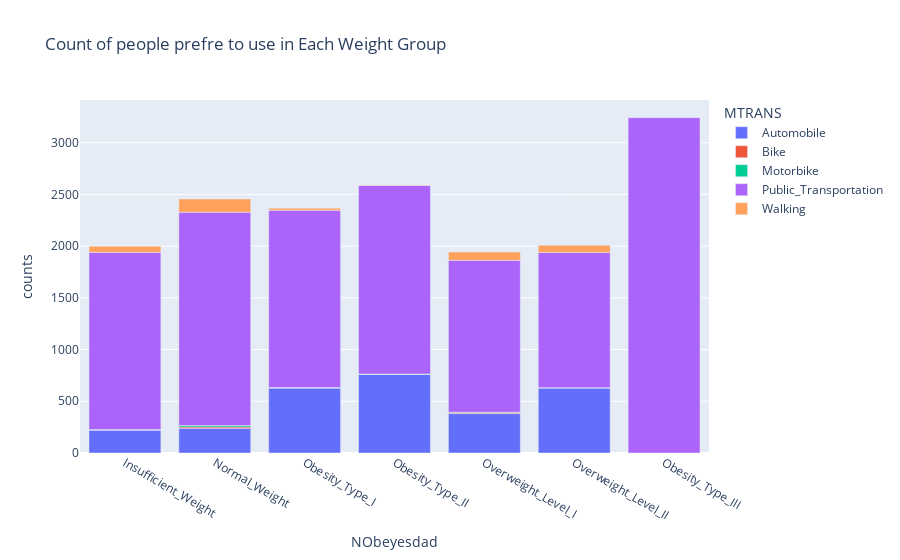

Notebook code for this chart:
### Code cell
fig = px.bar(grouped_counts, x='NObeyesdad', y='counts', color='MTRANS',
             title='Count of people prefre to use in Each Weight Group')
fig.show()

### Figure 1 — Plotly figure (JSON) as saved in the notebook; plotly's stock layout.template omitted (floating-point values rounded to 4 significant figures)
{"data": [{"alignmentgroup": "True", "hovertemplate": "MTRANS=Automobile<br>NObeyesdad=%{x}<br>counts=%{y}<extra></extra>", "legendgroup": "Automobile", "marker": {"color": "#636efa", "pattern": {"shape": ""}}, "name": "Automobile", "offsetgroup": "Automobile", "orientation": "v", "showlegend": true, "textposition": "auto", "type": "bar", "x": ["Insufficient_Weight", "Normal_Weight", "Obesity_Type_I", "Obesity_Type_II", "Overweight_Level_I", "Overweight_Level_II"], "xaxis": "x", "y": [222, 239, 629, 759, 381, 629], "yaxis": "y"}, {"alignmentgroup": "True", "hovertemplate": "MTRANS=Bike<br>NObeyesdad=%{x}<br>counts=%{y}<extra></extra>", "legendgroup": "Bike", "marker": {"color": "#EF553B", "pattern": {"shape": ""}}, "name": "Bike", "offsetgroup": "Bike", "orientation": "v", "showlegend": true, "textposition": "auto", "type": "bar", "x": ["Insufficient_Weight", "Normal_Weight", "Obesity_Type_I", "Obesity_Type_II", "Overweight_Level_I", "Overweight_Level_II"], "xaxis": "x", "y": [1, 13, 1, 1, 9, 2], "yaxis": "y"}, {"alignmentgroup": "True", "hovertemplate": "MTRANS=Motorbike<br>NObeyesdad=%{x}<br>counts=%{y}<extra></extra>", "legendgroup": "Motorbike", "marker": {"color": "#00cc96", "pattern": {"shape": ""}}, "name": "Motorbike", "offsetgroup": "Motorbike", "orientation": "v", "showlegend": true, "textposition": "auto", "type": "bar", "x": ["Insufficient_Weight", "Normal_Weight", "Obesity_Type_I", "Obesity_Type_II", "Overweight_Level_I", "Overweight_Level_II"], "xaxis": "x", "y": [4, 14, 3, 3, 5, 1], "yaxis": "y"}, {"alignmentgroup": "True", "hovertemplate": "MTRANS=Public_Transportation<br>NObeyesdad=%{x}<br>counts=%{y}<extra></extra>", "legendgroup": "Public_Transportation", "marker": {"color": "#ab63fa", "pattern": {"shape": ""}}, "name": "Public_Transportation", "offsetgroup": "Public_Transportation", "orientation": "v", "showlegend": true, "textposition": "auto", "type": "bar", "x": ["Insufficient_Weight", "Normal_Weight", "Obesity_Type_I", "Obesity_Type_II", "Obesity_Type_III", "Overweight_Level_I", "Overweight_Level_II"], "xaxis": "x", "y": [1713, 2062, 1713, 1823, 3242, 1468, 1307], "yaxis": "y"}, {"alignmentgroup": "True", "hovertemplate": "MTRANS=Walking<br>NObeyesdad=%{x}<br>counts=%{y}<extra></extra>", "legendgroup": "Walking", "marker": {"color": "#FFA15A", "pattern": {"shape": ""}}, "name": "Walking", "offsetgroup": "Walking", "orientation": "v", "showlegend": true, "textposition": "auto", "type": "bar", "x": ["Insufficient_Weight", "Normal_Weight", "Obesity_Type_I", "Obesity_Type_II", "Overweight_Level_I", "Overweight_Level_II"], "xaxis": "x", "y": [59, 128, 21, 5, 80, 69], "yaxis": "y"}], "layout": {"barmode": "relative", "legend": {"title": {"text": "MTRANS"}, "tracegroupgap": 0}, "title": {"text": "Count of people prefre to use in Each Weight Group"}, "xaxis": {"anchor": "y", "domain": [0, 1], "title": {"text": "NObeyesdad"}}, "yaxis": {"anchor": "x", "domain": [0, 1], "title": {"text": "counts"}}}}
